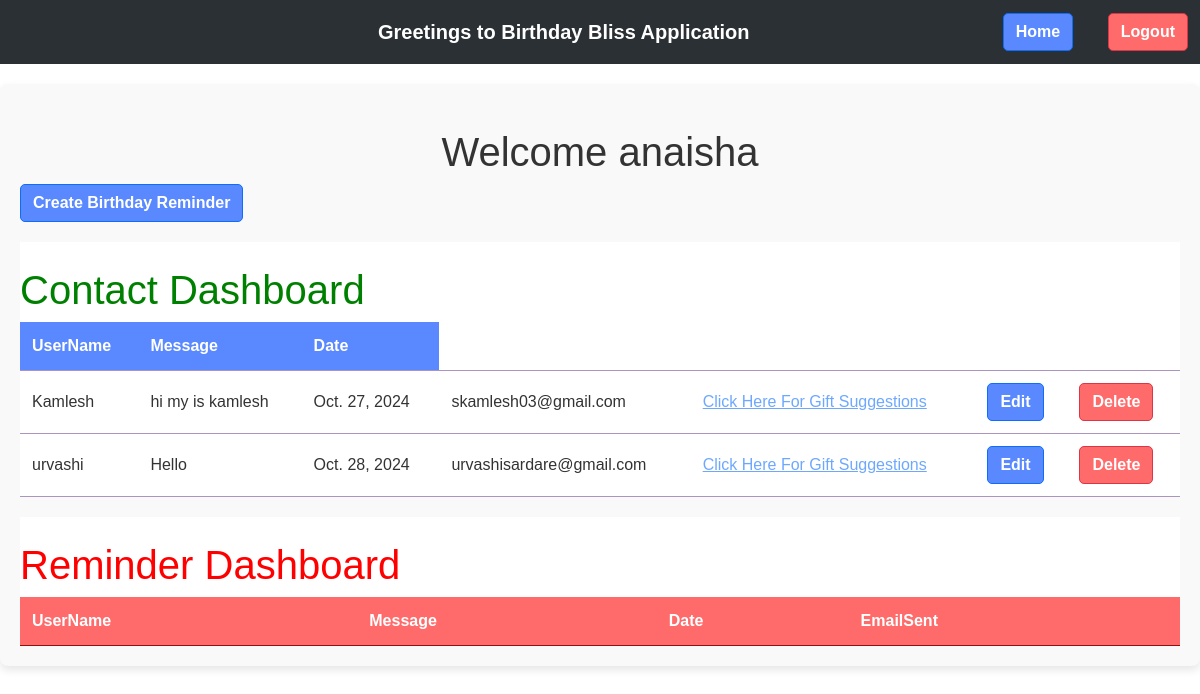
The app's page / (signed in) with its own data.
### tweet/models.py (models this page shows, shortened)
class Tweet(models.Model):
    user = models.ForeignKey(User, on_delete=models.CASCADE)
    name = models.CharField(max_length=16)
    text = models.TextField(max_length=240)
    email = models.EmailField(default="example@gmail.com")
    created_at = models.DateTimeField(auto_now_add=True)
    updated_at = models.DateTimeField(auto_now=True)
    date_of_birth = models.DateField(default=datetime.datetime.now().strftime("%Y-%m-%d"))
    email_status = models.CharField(max_length=20,default='ABC')

### tweet/views.py (the view)
# urls.py: path('', views.tweet_list, name='tweet_list'),
def tweet_list(request):
    if request.user.is_authenticated:
        tweets = Tweet.objects.filter(user = request.user )
        if tweets:
            update_mail_status(tweets)
            username = tweets[0].user.username
            remind_tweets = []
            for tweet in tweets:
                if tweet.date_of_birth and remind_birth_day(tweet.date_of_birth):
                    remind_tweets.append(tweet)
            return render(request, 'tweet_list.html', {'tweets': tweets, 'remind_tweets' : remind_tweets, 'username':username})
        else:
            return render(request, 'tweet_list.html', {'tweets': tweets, 'remind_tweets' : '', 'username':request.user})
    else:
        return redirect('login')

### tweet/views.py (called while the page is built)
def update_mail_status(tweets):
    currentday = datetime.date.today()
    for email_info in tweets:
        if currentday.month == email_info.date_of_birth.month and currentday.day == email_info.date_of_birth.day:
            if email_info.email and email_info.text and email_info.email_status != 'Email sent successfully':
                try:
                    send_mail('Best wishes for your special day', email_info.text, settings.EMAIL_HOST_USER, [email_info.email])
                    email_info.email_status = 'Email sent successfully'
                except Exception as e:
                    email_info.email_status = f'Error sending email: {e}'
            email_info.save()
    return

def remind_birth_day(birthdays):
    currentday = datetime.date.today()
    maxdays = 7
    try:
        replace_year_bday = birthdays.replace(year=currentday.year)
    except ValueError: # 29 Feb can't be map to non-leap year
        replace_year_bday = birthdays.replace(year=currentday.year, day=28) # Choose 28 Feb here
    if abs((replace_year_bday - currentday).days) <= maxdays:
        return True

### tweet/templates/tweet_list.html (shortened to what this page needs)
{% extends "layout.html" %}
{%block content%}
<h1 class="text-center mt-4">Welcome {{username}}</h1>
<a class="btn btn-primary" href="{% url 'tweet_create' %}">Create Birthday Reminder</a>
<div id="table1">
    <br/>
    <h1 style="color:green;">Contact Dashboard</h1>
    <table style="width:100%">
    <thead>
        <tr>
           <th>UserName</th>
           <th>Message</th>
           <th>Date</th>
        </tr>
    </thead>
    <tbody>
        {% for tweet in tweets %}
        <tr>
            <td>{{ tweet.name }}</td>
            <td>{{ tweet.text }}</td>
            <td>{{ tweet.date_of_birth }}</td>
            <td>{{ tweet.email}}</td>
            {%if tweet.user == user%}
            <td><a href="https://www.amazon.co.uk/gcx/Gifts-for-everyone/gfhz/" target="_blank">Click Here For Gift Suggestions</a></td>
            <td><a href="{%url 'tweet_edit' tweet.id%}" class="btn btn-primary">Edit</a></td>
            <td><a href="{%url 'tweet_delete' tweet.id%}" class="btn btn-danger">Delete</a></td>
            {%endif%}
        </tr>
        {% endfor %}
    </tbody>
    </table>
    </div>
    <div id="table2">
        <br/>
        <h1 style="color: red;">Reminder Dashboard</h1>
        <table style="width:100%">
        <thead>
            <tr>
               <th>UserName</th>
               <th>Message</th>
               <th>Date</th>
               <th>EmailSent</th>
            </tr>
        </thead>
        </table>
        </div>
{%endblock%}

### static/styles.css (style rules this page uses)
body { font-family: Arial, sans-serif; background-color: #ffffff; color: #333333; margin: 0; padding: 0; }
.btn-primary, .btn-danger { font-weight: bold; border-radius: 5px; transition: background-color 0.3s ease; }
.btn-primary { background-color: #5a89ff; color: #ffffff; }
.btn-danger { background-color: #ff6b6b; color: #ffffff; }
#table1, #table2 { width: 100%; border-collapse: collapse; margin-top: 20px; background-color: #ffffff; }
#table1 tr, #table2 tr { border-bottom: 1px solid #dddddd; }
#table1 td, #table2 td, #table1 th, #table2 th { padding: 12px; text-align: left; }
#table1 th { background-color: #5a89ff; color: #ffffff; }
#table2 th { background-color: #ff6b6b; color: #ffffff; }

### records on screen
Tweet: name "Kamlesh", text "hi my is kamlesh", date_of_birth "Oct. 27, 2024", email "skamlesh03@gmail.com", shows "Click Here For Gift Suggestions"
Tweet: name "urvashi", text "Hello", date_of_birth "Oct. 28, 2024", email "urvashisardare@gmail.com", shows "Click Here For Gift Suggestions"

### other values on screen
{{ username }} "anaisha"
